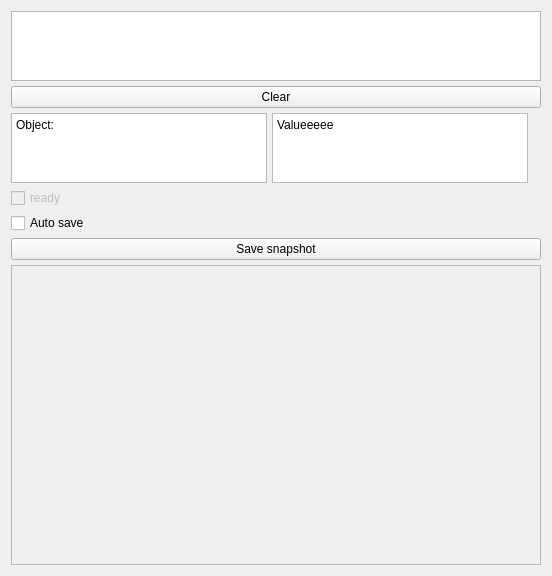
<?xml version="1.0" encoding="UTF-8"?>
<ui version="4.0">
 <class>ServiceMonitorPanel</class>
 <widget class="QWidget" name="ServiceMonitorPanel">
  <property name="geometry">
   <rect>
    <x>0</x>
    <y>0</y>
    <width>552</width>
    <height>503</height>
   </rect>
  </property>
  <layout class="QGridLayout" name="gridLayout" rowstretch="0" columnstretch="0">
   <property name="sizeConstraint">
    <enum>QLayout::SetDefaultConstraint</enum>
   </property>
   <item row="0" column="0">
    <layout class="QFormLayout" name="formLayout">
     <property name="sizeConstraint">
      <enum>QLayout::SetMaximumSize</enum>
     </property>
     <property name="fieldGrowthPolicy">
      <enum>QFormLayout::AllNonFixedFieldsGrow</enum>
     </property>
     <property name="horizontalSpacing">
      <number>5</number>
     </property>
     <property name="verticalSpacing">
      <number>5</number>
     </property>
     <item row="1" column="0" colspan="2">
      <widget class="QTextEdit" name="logLabel">
       <property name="sizePolicy">
        <sizepolicy hsizetype="Preferred" vsizetype="Preferred">
         <horstretch>0</horstretch>
         <verstretch>0</verstretch>
        </sizepolicy>
       </property>
       <property name="minimumSize">
        <size>
         <width>0</width>
         <height>0</height>
        </size>
       </property>
      </widget>
     </item>
     <item row="2" column="0" colspan="2">
      <widget class="QPushButton" name="clearLogButton">
       <property name="text">
        <string>Clear</string>
       </property>
      </widget>
     </item>
     <item row="4" column="0" colspan="2">
      <widget class="QCheckBox" name="readyCheckBox">
       <property name="enabled">
        <bool>false</bool>
       </property>
       <property name="text">
        <string>ready</string>
       </property>
      </widget>
     </item>
     <item row="5" column="0" colspan="2">
      <widget class="QCheckBox" name="autoSaveCheckBox">
       <property name="text">
        <string>Auto save</string>
       </property>
      </widget>
     </item>
     <item row="6" column="0" colspan="2">
      <widget class="QPushButton" name="saveSnapshotButton">
       <property name="text">
        <string>Save snapshot</string>
       </property>
      </widget>
     </item>
     <item row="7" column="0" colspan="2">
      <widget class="QScrollArea" name="controlsArea">
       <property name="sizePolicy">
        <sizepolicy hsizetype="Expanding" vsizetype="Expanding">
         <horstretch>1</horstretch>
         <verstretch>1</verstretch>
        </sizepolicy>
       </property>
       <property name="minimumSize">
        <size>
         <width>400</width>
         <height>300</height>
        </size>
       </property>
       <property name="sizeIncrement">
        <size>
         <width>0</width>
         <height>0</height>
        </size>
       </property>
       <property name="verticalScrollBarPolicy">
        <enum>Qt::ScrollBarAsNeeded</enum>
       </property>
       <property name="horizontalScrollBarPolicy">
        <enum>Qt::ScrollBarAsNeeded</enum>
       </property>
       <property name="sizeAdjustPolicy">
        <enum>QAbstractScrollArea::AdjustToContents</enum>
       </property>
       <property name="widgetResizable">
        <bool>true</bool>
       </property>
       <widget class="QWidget" name="verticalLayoutWidget_2">
        <property name="geometry">
         <rect>
          <x>0</x>
          <y>0</y>
          <width>530</width>
          <height>298</height>
         </rect>
        </property>
        <layout class="QVBoxLayout" name="controlsLayout">
         <property name="sizeConstraint">
          <enum>QLayout::SetDefaultConstraint</enum>
         </property>
        </layout>
       </widget>
      </widget>
     </item>
     <item row="3" column="0">
      <layout class="QHBoxLayout" name="horizontalLayout">
       <property name="sizeConstraint">
        <enum>QLayout::SetDefaultConstraint</enum>
       </property>
       <item>
        <widget class="QPlainTextEdit" name="plainTextEdit">
         <property name="minimumSize">
          <size>
           <width>256</width>
           <height>0</height>
          </size>
         </property>
         <property name="maximumSize">
          <size>
           <width>256</width>
           <height>16777215</height>
          </size>
         </property>
         <property name="midLineWidth">
          <number>2</number>
         </property>
         <property name="verticalScrollBarPolicy">
          <enum>Qt::ScrollBarAlwaysOff</enum>
         </property>
         <property name="horizontalScrollBarPolicy">
          <enum>Qt::ScrollBarAlwaysOff</enum>
         </property>
         <property name="sizeAdjustPolicy">
          <enum>QAbstractScrollArea::AdjustToContents</enum>
         </property>
         <property name="readOnly">
          <bool>true</bool>
         </property>
         <property name="plainText">
          <string>Object:</string>
         </property>
        </widget>
       </item>
       <item>
        <widget class="QPlainTextEdit" name="plainTextEdit_2">
         <property name="plainText">
          <string>Valueeeee
</string>
         </property>
        </widget>
       </item>
      </layout>
     </item>
    </layout>
   </item>
  </layout>
 </widget>
 <resources/>
 <connections/>
</ui>
